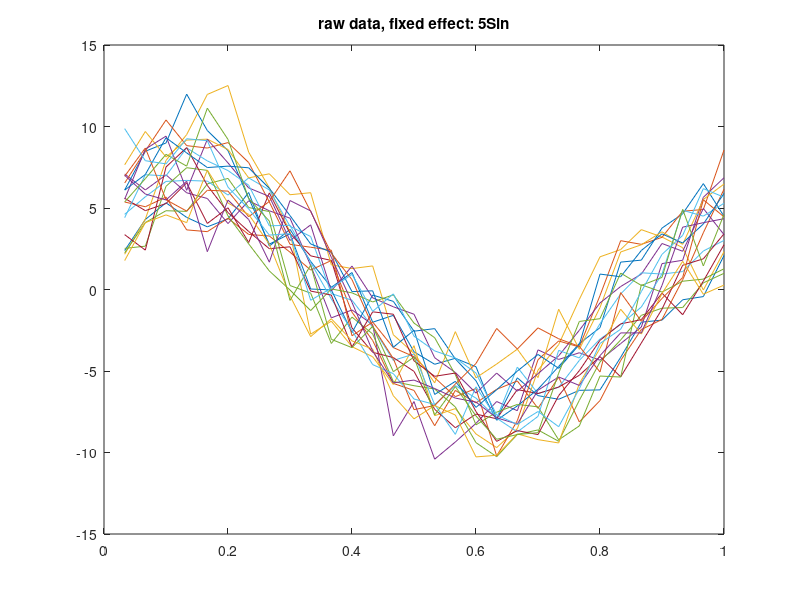

Reproduce this figure in MATLAB. (Note: this script raises an error after producing the figure.)
%% Test for DSS2Step and DSSFull using MATLAB's built-in algorithm 
%  Adding the following folders to the path:
%   -FTSC

%% Clear
clear;
clc;
rng(1)                                       % control the randomness

%% Simulation: raw data for functional mixed effect model

n = 20;                                       % number of subjects
m = 30;                                       % number of observations
t = (1:m)/m;
p = 1;                                        % # of fixed effects
q = 1;                                        % # of random effects
sigma_e = 1;                                  % variance of white noise

d = 2*(p+n*q);                                % dimension of states

realFixedEffect = 7*sin(2*pi*t + pi/4);              % p-by-m
realRandomEffect = randn(n,4)*[cos(2*pi*t);cos(4*pi*t);...
                               cos(6*pi*t);ones(1,m)];
                 
realY = repmat(realFixedEffect, [n,1]) + realRandomEffect;

Y = realY+ sqrt(sigma_e)*randn(n,m);

figure;
plot(t, Y');
title('raw data, fixed effect: 5Sin');

%% Model setting

fixedArray = ones(1,p);
randomArray = ones(1,q);

% Start point
logpara0 = [0;                                    % log of e  
         -10;-10;                                 % logs of lambdaF, lambdaR
         1*ones(2*q,1)];                          % log of randomDiag

diffusePrior = 1e7;

%% Training with n-1 subject: get parameters
tic;
[logparahat_built_in, fval_built_in] = fmeTraining(@BuiltIn, Y(1:end-1,:), fixedArray, randomArray, t, logpara0, diffusePrior);
opti_built_in = toc;

fprintf('MLE for built-in function takes %d seconds.\n', opti_built_in);
fprintf('The built-in estimated variance of measurement error is %d .\n', exp(logparahat_built_in(1)));
fprintf('The built-in estimated lambda_b is %d .\n', exp(logparahat_built_in(2)));
fprintf('The built-in estimated lambda_a is %d .\n', exp(logparahat_built_in(3)));
fprintf('The built-in estimated sigma^2_1 is %d .\n', exp(logparahat_built_in(4)));
fprintf('The built-in estimated sigma^2_2 is %d .\n', exp(logparahat_built_in(5)));

%% log conditional probability with n-1 subjects

SSMm1_built_in = fme2ss(n-1, fixedArray, randomArray, t, logparahat_built_in, diffusePrior);

[logLm1_built_in, Outputm1_built_in] = BuiltInSmoother(SSMm1_built_in, Y(1:end-1,:));

fprintf('The built-in log-likelihood for n-1 subjects is %d .\n', logLm1_built_in);

%% log conditional probability with n subjects

SSMTotal_built_in = fme2ss(n, fixedArray, randomArray, t, logparahat_built_in, diffusePrior);

[logLTotal_built_in, OutputTotal_built_in] = BuiltInSmoother(SSMTotal_built_in, Y);

fprintf('The built-in log-likelihood for n subjects is %d .\n', logLTotal_built_in);

%% Built-In: log conditional probability for the last subject
logLlastSubj_built_in =  logLTotal_built_in - logLm1_built_in;
fprintf('The built-in log-likelihood for the last subjects is %d .\n', logLlastSubj_built_in);


%% DSS2Step: log conditional probability for the last subject
SSMTotal_dss2step = fme2ss(n, fixedArray, randomArray, t, logparahat_built_in, diffusePrior);
logLlastSubj_dss2step = fmeCondProb(@DSS2Step, Y(1:end-1,:), Y(end,:), SSMTotal_dss2step, p, q);
fprintf('The DSS2Step log-likelihood for the last subjects is %d .\n', logLlastSubj_dss2step);

%% DSSFull: log conditional probability for the last subject
SSMTotal_dssfull = fme2ss(n, fixedArray, randomArray, t, logparahat_built_in, diffusePrior);
logLlastSubj_dssfull = fmeCondProb(@DSSFull, Y(1:end-1,:), Y(end,:), SSMTotal_dss2step, p, q);
fprintf('The DSSFull log-likelihood for the last subjects is %d .\n', logLlastSubj_dssfull);
